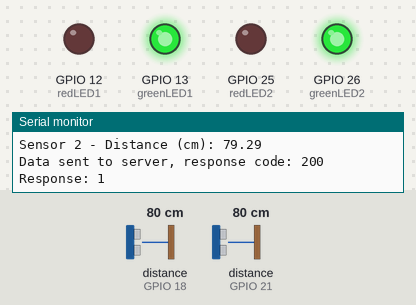
This sketch was run on a simulated ESP32. Shown: output pins drawn as LEDs (lit = HIGH), the last lines printed to the serial monitor. Wiring (inferred from the names in the program): 2 × ultrasonic range finder: trigger GPIO 5, echo GPIO 18 / trigger GPIO 19, echo GPIO 21. The inputs (shaded band) are chosen by the test bench; at power-on: distance to the obstacle (sensors on GPIO 18, GPIO 21) 80 cm. The echo pulse lasts 58.3 µs per cm; WiFi joins after 1.5 s; servers stay silent unless stated; web services answer with replies made up by the test bench; pins used as bus, display or sensor lines are not drawn.

Above: at 3.2 s.
3.3 s: distance to the obstacle (sensor on GPIO 18) set to 7 cm
5.6 s: distance to the obstacle (sensor on GPIO 18) set to 4 cm
At 6.4 s:
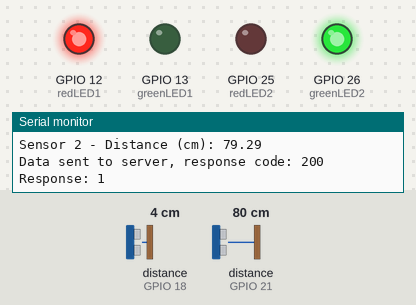
7.3 s: distance to the obstacle (sensor on GPIO 21) set to 7 cm
9.2 s: distance to the obstacle (sensor on GPIO 21) set to 4 cm
At 9.9 s:
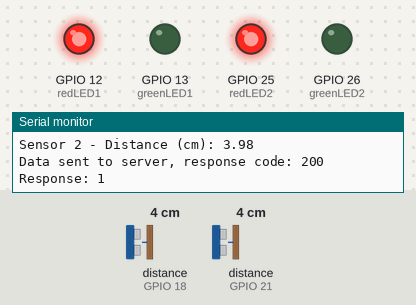
10.9 s: distance to the obstacle (sensor on GPIO 18) set to 9 cm
At 12.2 s:
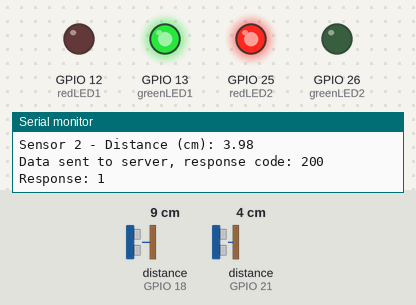
13.1 s: distance to the obstacle (sensor on GPIO 18) set to 2 cm
At 14.4 s:
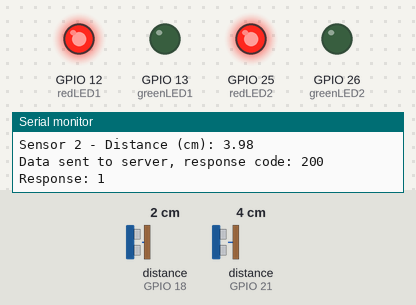
Timing chart, 0 to 16.1 s (numbered marks = the images above; inputs shaded):
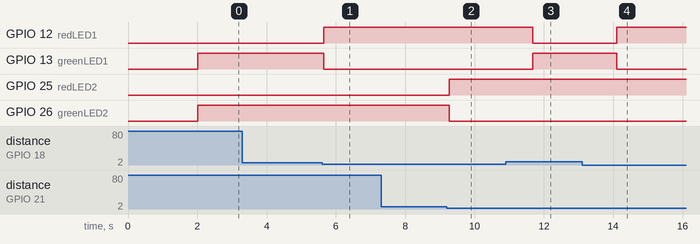

The sketch:

esp32_parking.ino
```cpp
#include <WiFi.h>
#include <HTTPClient.h>

// Define Wi-Fi credentials
const char* ssid = "Butter";
const char* password = "terabaap";

// Define ThingSpeak or server settings
const char* server = "https://api.thingspeak.com";
const String apiKey = "1TJE3X658PW4YLI8"; // Replace with your ThingSpeak Write API Key

// Define pins for Sensor 1
const int trigPin1 = 5;
const int echoPin1 = 18;

// Define pins for Sensor 2
const int trigPin2 = 19;
const int echoPin2 = 21;

// Define LED pins for Sensor 1
const int redLED1 = 12;
const int greenLED1 = 13;

// Define LED pins for Sensor 2
const int redLED2 = 25;
const int greenLED2 = 26;

// Define sound speed in cm/uS
#define SOUND_SPEED 0.034
#define CM_TO_INCH 0.393701

long duration1, duration2;
float distanceCm1, distanceCm2;

void setup() {
  Serial.begin(115200); // Start serial communication

  // Connect to Wi-Fi
  Serial.print("Connecting to Wi-Fi");
  WiFi.begin(ssid, password);
  while (WiFi.status() != WL_CONNECTED) {
    delay(1000);
    Serial.print(".");
  }
  Serial.println(" Connected!");

  // Set up pins for Sensor 1
  pinMode(trigPin1, OUTPUT);
  pinMode(echoPin1, INPUT);

  // Set up pins for Sensor 2
  pinMode(trigPin2, OUTPUT);
  pinMode(echoPin2, INPUT);

  // Set up LED pins
  pinMode(redLED1, OUTPUT);
  pinMode(greenLED1, OUTPUT);
  pinMode(redLED2, OUTPUT);
  pinMode(greenLED2, OUTPUT);
}

void loop() {
  // Measure distance for Sensor 1
  digitalWrite(trigPin1, LOW);
  delayMicroseconds(2);
  digitalWrite(trigPin1, HIGH);
  delayMicroseconds(10);
  digitalWrite(trigPin1, LOW);
  duration1 = pulseIn(echoPin1, HIGH);
  distanceCm1 = duration1 * SOUND_SPEED / 2;

  // Measure distance for Sensor 2
  digitalWrite(trigPin2, LOW);
  delayMicroseconds(2);
  digitalWrite(trigPin2, HIGH);
  delayMicroseconds(10);
  digitalWrite(trigPin2, LOW);
  duration2 = pulseIn(echoPin2, HIGH);
  distanceCm2 = duration2 * SOUND_SPEED / 2;

  // Control LEDs for Sensor 1
  if (distanceCm1 <= 5) {
    digitalWrite(redLED1, HIGH);
    digitalWrite(greenLED1, LOW);
  } else {
    digitalWrite(redLED1, LOW);
    digitalWrite(greenLED1, HIGH);
  }

  // Control LEDs for Sensor 2
  if (distanceCm2 <= 5) {
    digitalWrite(redLED2, HIGH);
    digitalWrite(greenLED2, LOW);
  } else {
    digitalWrite(redLED2, LOW);
    digitalWrite(greenLED2, HIGH);
  }
  Serial.print("Wi-Fi status: ");
  Serial.println(WiFi.status());
  Serial.print("Signal strength (RSSI): ");
  Serial.println(WiFi.RSSI());

  // Print distances for both sensors
  Serial.print("Sensor 1 - Distance (cm): ");
  Serial.println(distanceCm1);
  Serial.print("Sensor 2 - Distance (cm): ");
  Serial.println(distanceCm2);


  // Send data to the server in JSON format
  if (WiFi.status() == WL_CONNECTED) {
    HTTPClient http;
    http.begin(String(server) + "/update");
    http.addHeader("Content-Type", "application/json");

    // Construct JSON payload
    String jsonPayload = "{";
    jsonPayload += "\"api_key\": \"" + apiKey + "\",";
    jsonPayload += "\"field1\": " + String(distanceCm1) + ",";
    jsonPayload += "\"field2\": " + String(distanceCm2);
    jsonPayload += "}";

    int httpResponseCode = http.POST(jsonPayload);

    if (httpResponseCode > 0) {
      Serial.print("Data sent to server, response code: ");
      Serial.println(httpResponseCode);
      Serial.println("Response: " + http.getString());
    } else {
      Serial.print("Error sending data: ");
      Serial.println(http.errorToString(httpResponseCode).c_str());
    }

    http.end();
  } else {
    Serial.println("Wi-Fi not connected!");
  }

  delay(1000); // Delay between readings (2 seconds)
}
```

Measured:
- the behaviour switches between 6 and 5 cm on distance to the obstacle (sensor on GPIO 18) (found by bisection; images 0 and 1)
- the behaviour switches between 6 and 5 cm on distance to the obstacle (sensor on GPIO 21) (found by bisection; images 1 and 2)
- after the input at 5.6 s, GPIO 12 (redLED1): LOW → HIGH after 0.05 s; GPIO 13 (greenLED1): HIGH → LOW after 0.05 s
- after the input at 9.2 s, GPIO 25 (redLED2): LOW → HIGH after 0.07 s; GPIO 26 (greenLED2): HIGH → LOW after 0.07 s
- after the input at 10.9 s, GPIO 12 (redLED1): HIGH → LOW after 0.78 s; GPIO 13 (greenLED1): LOW → HIGH after 0.78 s
- after the input at 13.1 s, GPIO 12 (redLED1): LOW → HIGH after 0.99 s; GPIO 13 (greenLED1): HIGH → LOW after 0.99 s
